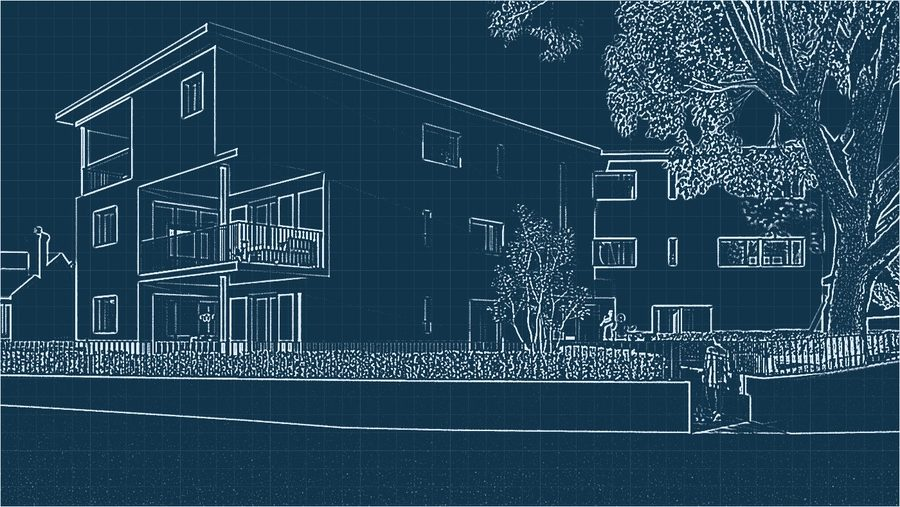
#> input picture architrend/assets/img/b-ferrari-bp.jpg, 900 x 507 px; its folder holds 4 pictures in this run
$ python nt_perf.py
#> lines starting #> are read from the running program, lines starting #| are printed output that depends on the picture
# -*- coding: utf-8 -*-
"""Velocità del sito New Trends (newtrends/) senza cambiare i contenuti: idempotente, si può rilanciare.
- crea versioni WebP delle foto locali (assets/img/<nome>-<w>.webp)
- miniature del menu Zone (96x64) -> WebP 192 px invece del JPEG da 1400 px
- foto grandi -> srcset WebP + sizes (i JPEG restano nella cartella)
Uso: python3 strumenti/nt_perf.py"""
import glob, os, re
from PIL import Image
ROOT = os.path.join(os.path.dirname(os.path.abspath(__file__)), "..", "newtrends")
IMG = os.path.join(ROOT, "assets", "img")
W = {}
for f in sorted(glob.glob(os.path.join(IMG, "*.jpg"))):
    n = os.path.splitext(os.path.basename(f))[0]; im = Image.open(f).convert("RGB"); W[n] = []
#> further down, im is the input picture: PIL image 900x507 RGB; mean R, G, B 36, 69, 89.9
    for w in (192, 480, 960, 1400, 2400):
        if w > im.width: continue
        out = os.path.join(IMG, f"{n}-{w}.webp")
        if not os.path.exists(out): (im if w == im.width else im.resize((w, round(im.height * w / im.width)), Image.LANCZOS)).save(out, "WEBP", quality=74, method=5)
        W[n].append(w)
#> this loop made 5 passes
#> pass 1, `if not os.path.exists(out): (im if w == im.width else im.resize((w, ro..`:
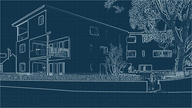
#> saved as b-ferrari-bp-192.webp: PIL image 192x108 RGB; mean R, G, B 35.8, 68.8, 89.7
#> pass 2, `if not os.path.exists(out): (im if w == im.width else im.resize((w, ro..`:
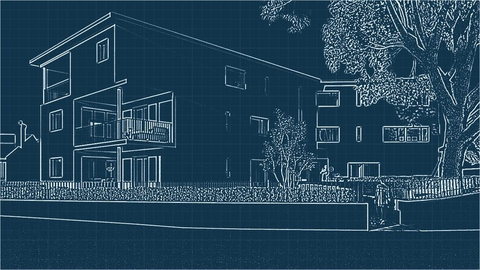
#> saved as b-ferrari-bp-480.webp: PIL image 480x270 RGB; mean R, G, B 36, 68.9, 89.7
#> pass 2 of the loop `for f in sorted(glob.glob(os.path.join(IMG, "*.jpg"))):`:
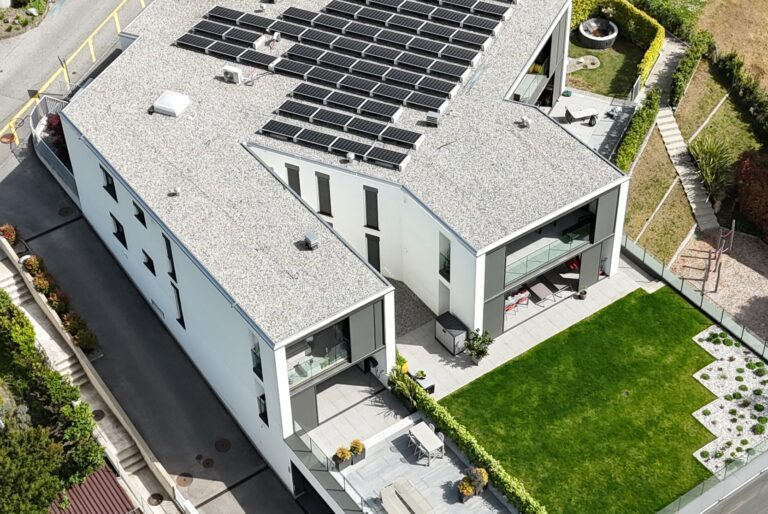
#> input picture architrend/assets/img/b-synthesis-ph.jpg, 768 x 514 px
#> im is the input picture: PIL image 768x514 RGB; mean R, G, B 137.9, 140.9, 123.9
#> the loop `for w in (192, 480, 960, 1400, 2400):` made 5 passes
#> pass 1, `if not os.path.exists(out): (im if w == im.width else im.resize((w, ro..`:
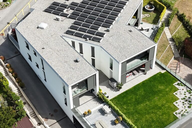
#> saved as b-synthesis-ph-192.webp: PIL image 192x128 RGB; mean R, G, B 137.8, 140.9, 123.9
#> pass 2, `if not os.path.exists(out): (im if w == im.width else im.resize((w, ro..`:
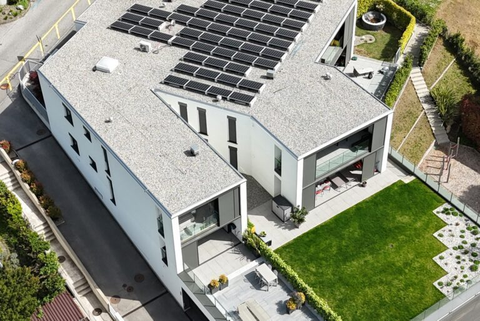
#> saved as b-synthesis-ph-480.webp: PIL image 480x321 RGB; mean R, G, B 137.8, 140.9, 123.9
#> pass 3 of the loop `for f in sorted(glob.glob(os.path.join(IMG, "*.jpg"))):`:
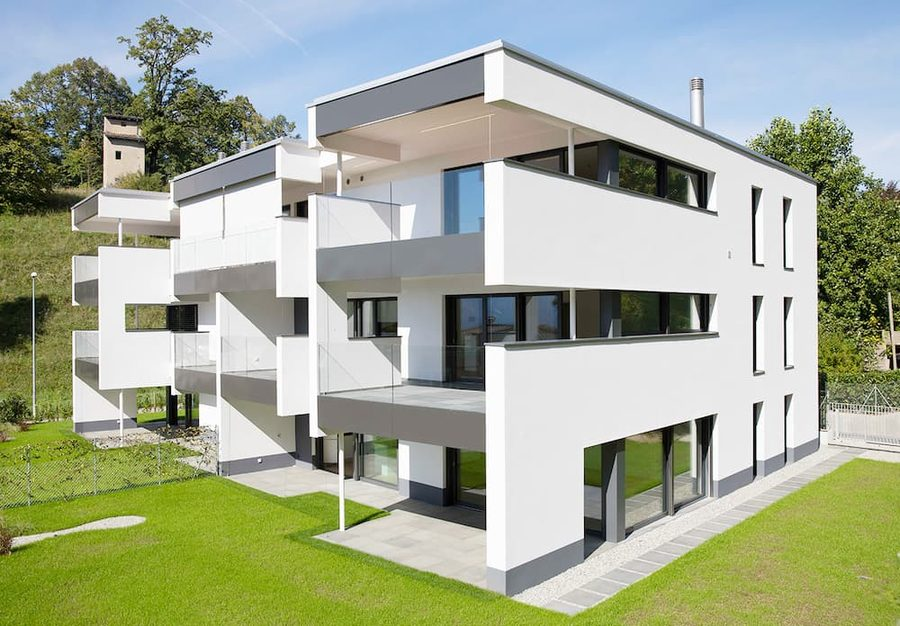
#> input picture architrend/assets/img/e1.jpg, 900 x 626 px
#> im is the input picture: PIL image 900x626 RGB; mean R, G, B 162.9, 170.7, 149.3
#> the loop `for w in (192, 480, 960, 1400, 2400):` made 5 passes
#> pass 1, `if not os.path.exists(out): (im if w == im.width else im.resize((w, ro..`:
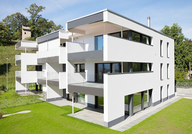
#> saved as e1-192.webp: PIL image 192x134 RGB; mean R, G, B 162.8, 170.6, 149.2
#> pass 2, `if not os.path.exists(out): (im if w == im.width else im.resize((w, ro..`:
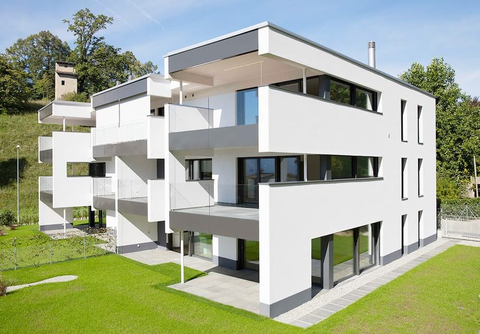
#> saved as e1-480.webp: PIL image 480x334 RGB; mean R, G, B 162.8, 170.7, 149.3
#> the loop made 4 passes; the first 3 are shown
TAG = re.compile(r'<img src="((?:\.\./)?)assets/img/([a-z]+)\.jpg"([^>]*)>')
def fix(m):
    pre, n, rest = m.groups()
    if "srcset" in rest or n not in W: return m.group(0)
    if 'width="96"' in rest: return f'<img src="{pre}assets/img/{n}-192.webp"{rest}>'
    ws = [w for w in W[n] if w >= 480]; sizes = "100vw" if n == "hero" else "(max-width:700px) 100vw, (max-width:1100px) 50vw, 33vw"
    ss = ", ".join(f"{pre}assets/img/{n}-{w}.webp {w}w" for w in ws)
    dec = "" if "decoding" in rest else ' decoding="async"'
    return f'<img src="{pre}assets/img/{n}-{ws[min(1, len(ws) - 1)]}.webp" srcset="{ss}" sizes="{sizes}"{rest}{dec}>'
ch = 0
for f in glob.glob(os.path.join(ROOT, "**", "*.html"), recursive=True):
    s = open(f, encoding="utf-8").read(); t = TAG.sub(fix, s)
    if t != s: open(f, "w", encoding="utf-8").write(t); ch += 1
css = os.path.join(ROOT, "assets", "site.css"); js = os.path.join(ROOT, "assets", "app.js")
print("pagine cambiate", ch)
# (modalità leggera, Lenis, niente backdrop-filter: ora sono nel generatore /opt/newtrends-sito/work, assets_src.py e build.py)
# versione dei file (così i browser prendono subito CSS e JS nuovi)
import hashlib
#> (the run stopped early here; a loop or call above may not have finished)
